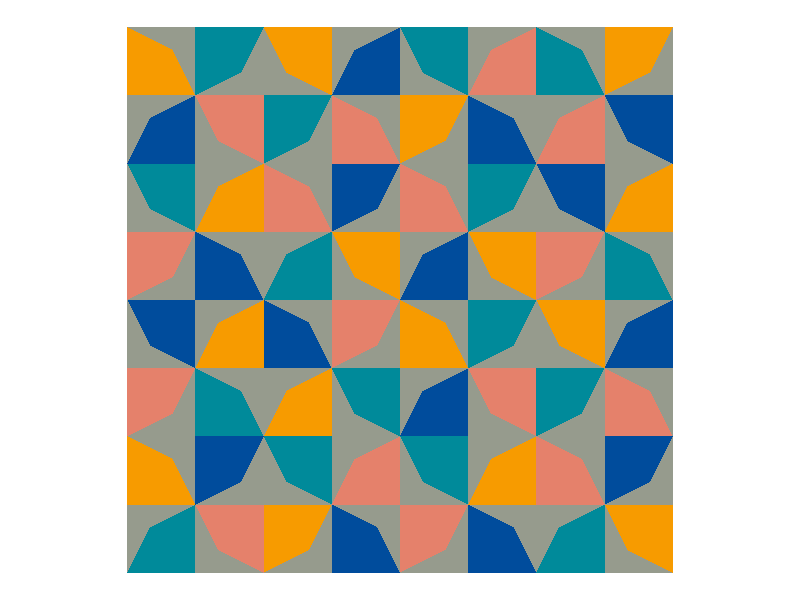
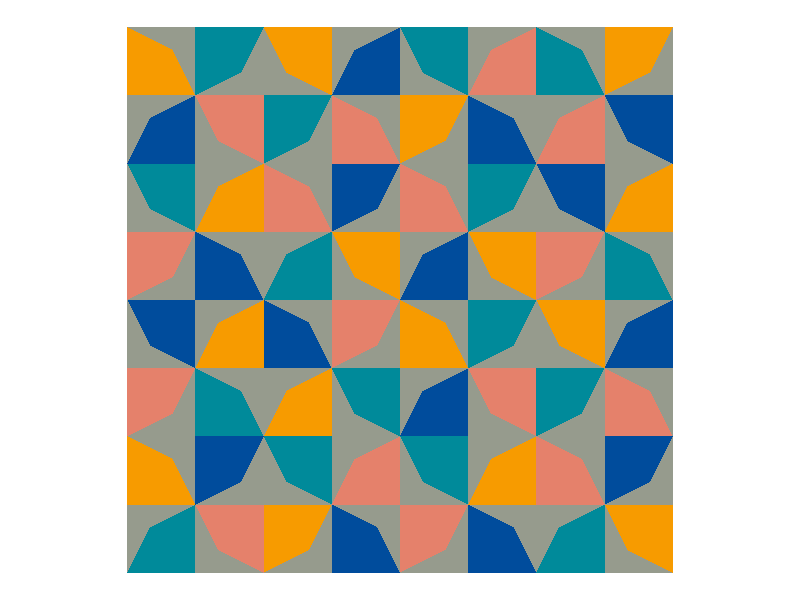

Here is the R script that generated these plots, in order:
## #RecreationThursday No. 4

# Odili Donald Odita's Phantom’s Shadow (2008)

# Kelsey Chalmers

library(tidyverse)
library(purrr)

inp_colour <- c('teal' = "#008A9A",
                'orange' = "#F79B00",
                'pink' = "#E5816B",
                'blue' = "#004C9C")

step_0 = data.frame(x = c(0,1/3,1),
                    ymin = c(0,0,0),
                    ymax = c(0,2/3,1))
step_1 = data.frame(x = c(0,2/3,1),
                    ymin = c(0,0,0),
                    ymax = c(1,2/3,0))
step_2 = data.frame(x = c(0,2/3,1),
                    ymin = c(0,1/3,1),
                    ymax = c(1,1,1))
step_3 = data.frame(x = c(0,1/3,1),
                    ymin = c(1,1/3,0),
                    ymax = c(1,1,1))

square_add <- function(step,x_shift,y_shift,colour){
  geom_ribbon(data=mutate(step,x=x+x_shift,
                          ymin = ymin+y_shift,
                          ymax = ymax+y_shift),
              aes(x=x,ymin=ymin,ymax=ymax),
              fill = unlist(inp_colour[colour]))
}

column_1 <- tibble(step = list(step_0,step_1,step_2,step_3,
                               step_2,step_3,step_0,step_1),
                   x_shift = rep(0,8),
                   y_shift = 0:7,
                   colour = c("teal","orange","pink","blue",
                              "pink","teal","blue","orange"))
column_2 <- tibble(step = list(step_3,step_2,step_1,step_0,
                               step_1,step_0,step_3,step_2),
                   x_shift = rep(1,8),
                   y_shift = 0:7,
                   colour = c("pink","blue","teal","orange",
                              "blue","orange","pink","teal"))
column_3 <- tibble(step = list(step_2,step_3,step_0,step_1,
                               step_0,step_1,step_2,step_3),
                   x_shift = rep(2,8),
                   y_shift = 0:7,
                   colour = c("orange","teal","orange","blue",
                              "teal","pink","teal","orange"))
column_4 <- tibble(step = list(step_1,step_0,step_3,step_2,
                               step_3,step_2,step_1,step_0),
                   x_shift = rep(3,8),
                   y_shift = 0:7,
                   colour = c("blue","pink","teal","pink",
                              "orange","blue","pink","blue"))
column_5 <- tibble(step = column_3$step,
                   x_shift = rep(4,8),
                   y_shift = 0:7,
                   colour = c("pink","teal","blue","orange",
                              "blue","pink","orange","teal"))
column_6 <- tibble(step = column_4$step,
                   x_shift = rep(5,8),
                   y_shift = 0:7,
                   colour = c("blue","orange","pink","teal",
                              "orange","teal","blue","pink"))
column_7 <- tibble(step = column_1$step,
                   x_shift = rep(6,8),
                   y_shift =0:7,
                   colour = c("teal","pink","teal","orange",
                              "pink","blue","pink","teal"))
column_8 <- tibble(step = column_2$step,
                   x_shift = rep(7,8),
                   y_shift = 0:7,
                   colour = c("orange","blue","pink","blue",
                              "teal","orange","blue","orange"))
background_square = tibble(x = c(0,8),
                           ymin = c(0,0),
                           ymax = c(8,8))

ggplot() + 
  coord_equal() + 
  geom_ribbon(data=background_square,aes(x=x,ymin=ymin,ymax=ymax),
              fill = "#969B8D") + 
  pmap(column_1,square_add) + 
  pmap(column_2,square_add) + 
  pmap(column_3,square_add) + 
  pmap(column_4,square_add) + 
  pmap(column_5,square_add) + 
  pmap(column_6,square_add) + 
  pmap(column_7,square_add) + 
  pmap(column_8,square_add) + 
  theme_void() 
  
ggsave("OditaRecreation_v1.png",width=2.86)
        